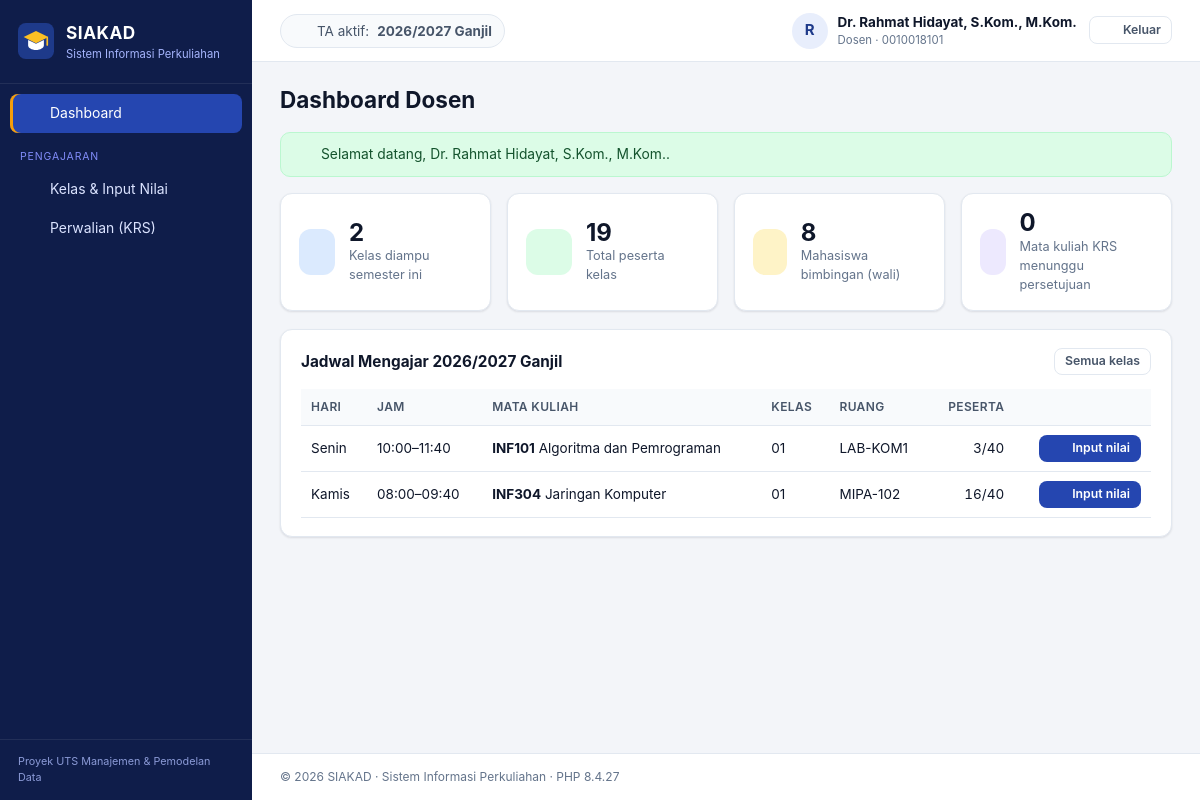
/index.php?page=dashboard (signed in), run on the app's committed database.
### tables this page shows
CREATE TABLE tahun_akademik (
  id_ta       INT UNSIGNED NOT NULL AUTO_INCREMENT,
  tahun       CHAR(9)      NOT NULL,               
  semester    ENUM('Ganjil','Genap') NOT NULL,
  is_aktif    TINYINT(1)   NOT NULL DEFAULT 0,
  created_at  TIMESTAMP    NOT NULL DEFAULT CURRENT_TIMESTAMP,
  PRIMARY KEY (id_ta),
  UNIQUE KEY uq_ta (tahun, semester)
);

CREATE TABLE kelas (
  id_kelas     INT UNSIGNED      NOT NULL AUTO_INCREMENT,
  id_mk        INT UNSIGNED      NOT NULL,
  id_ta        INT UNSIGNED      NOT NULL,
  id_dosen     INT UNSIGNED      NOT NULL,
  id_ruangan   INT UNSIGNED      NULL,
  nama_kelas   VARCHAR(5)        NOT NULL,           
  hari         ENUM('Senin','Selasa','Rabu','Kamis','Jumat','Sabtu') NOT NULL,
  jam_mulai    TIME              NOT NULL,
  jam_selesai  TIME              NOT NULL,
  kuota        SMALLINT UNSIGNED NOT NULL DEFAULT 40,
  created_at   TIMESTAMP         NOT NULL DEFAULT CURRENT_TIMESTAMP,
  PRIMARY KEY (id_kelas),
  UNIQUE KEY uq_kelas (id_mk, id_ta, nama_kelas),
  KEY idx_kelas_ta (id_ta),
  KEY idx_kelas_dosen (id_dosen),
  KEY idx_kelas_ruangan (id_ruangan),
  CONSTRAINT chk_kelas_jam CHECK (jam_selesai > jam_mulai),
  CONSTRAINT fk_kelas_mk FOREIGN KEY (id_mk)
    REFERENCES mata_kuliah (id_mk) ON UPDATE CASCADE ON DELETE RESTRICT,
  CONSTRAINT fk_kelas_ta FOREIGN KEY (id_ta)
    REFERENCES tahun_akademik (id_ta) ON UPDATE CASCADE ON DELETE RESTRICT,
  CONSTRAINT fk_kelas_dosen FOREIGN KEY (id_dosen)
    REFERENCES dosen (id_dosen) ON UPDATE CASCADE ON DELETE RESTRICT,
  CONSTRAINT fk_kelas_ruangan FOREIGN KEY (id_ruangan)
    REFERENCES ruangan (id_ruangan) ON UPDATE CASCADE ON DELETE SET NULL
);

CREATE TABLE mata_kuliah (
  id_mk           INT UNSIGNED     NOT NULL AUTO_INCREMENT,
  kode_mk         VARCHAR(10)      NOT NULL,
  nama_mk         VARCHAR(100)     NOT NULL,
  sks             TINYINT UNSIGNED NOT NULL,
  semester_paket  TINYINT UNSIGNED NOT NULL,
  jenis           ENUM('Wajib','Pilihan') NOT NULL DEFAULT 'Wajib',
  id_prodi        INT UNSIGNED     NOT NULL,
  created_at      TIMESTAMP        NOT NULL DEFAULT CURRENT_TIMESTAMP,
  PRIMARY KEY (id_mk),
  UNIQUE KEY uq_mk_kode (kode_mk),
  KEY idx_mk_prodi (id_prodi),
  CONSTRAINT chk_mk_sks      CHECK (sks BETWEEN 1 AND 6),
  CONSTRAINT chk_mk_semester CHECK (semester_paket BETWEEN 1 AND 8),
  CONSTRAINT fk_mk_prodi FOREIGN KEY (id_prodi)
    REFERENCES program_studi (id_prodi) ON UPDATE CASCADE ON DELETE RESTRICT
);

CREATE TABLE ruangan (
  id_ruangan    INT UNSIGNED      NOT NULL AUTO_INCREMENT,
  kode_ruangan  VARCHAR(15)       NOT NULL,
  nama_ruangan  VARCHAR(100)      NOT NULL,
  gedung        VARCHAR(100)      NULL,
  kapasitas     SMALLINT UNSIGNED NOT NULL DEFAULT 40,
  created_at    TIMESTAMP         NOT NULL DEFAULT CURRENT_TIMESTAMP,
  PRIMARY KEY (id_ruangan),
  UNIQUE KEY uq_ruangan_kode (kode_ruangan)
);

### app/views/dashboard/dosen.php (the view, shortened to what the rows shown need)
        <div class="stat-icon"><?= icon('clipboard', 22) ?></div>
<section class="card">
    <div class="card-head">
        <h2>Jadwal Mengajar <?= $ta ? e($ta['tahun'] . ' ' . $ta['semester']) : '' ?></h2>
        <a class="btn btn-sm btn-ghost" href="<?= e(url('dosen/kelas')) ?>">Semua kelas</a>
    </div>
    <div class="table-wrap">
        <table class="table">
            <thead><tr><th>Hari</th><th>Jam</th><th>Mata Kuliah</th><th>Kelas</th><th>Ruang</th><th class="num">Peserta</th><th></th></tr></thead>
            <tbody>
            <?php foreach ($kelas as $k): ?>
                <tr>
                    <td><?= e($k['hari']) ?></td>
                    <td><?= jam($k['jam_mulai']) ?>–<?= jam($k['jam_selesai']) ?></td>
                    <td><strong><?= e($k['kode_mk']) ?></strong> <?= e($k['nama_mk']) ?></td>
                    <td><?= e($k['nama_kelas']) ?></td>
                    <td><?= e($k['kode_ruangan'] ?? '-') ?></td>
                    <td class="num"><?= e($k['jumlah_peserta']) ?>/<?= e($k['kuota']) ?></td>
                    <td class="actions"><a class="btn btn-sm btn-primary" href="<?= e(url('dosen/kelas', ['action' => 'nilai', 'id' => $k['id_kelas']])) ?>"><?= icon('edit', 15) ?><span>Input nilai</span></a></td>
                </tr>
            <?php endforeach; ?>
            </tbody>
        </table>
    </div>
</section>

### app/core/helpers.php (shortened to what the rows shown need)
<?php
function config(?string $key = null): mixed
{
    static $config = null;
    $config ??= require BASE_PATH . '/config/config.php';
    return $key === null ? $config : ($config[$key] ?? null);
}
function e(mixed $value): string
{
    return htmlspecialchars((string) ($value ?? ''), ENT_QUOTES | ENT_SUBSTITUTE, 'UTF-8');
}
function base_url(string $path = ''): string
{
    $dir = rtrim(str_replace('\\', '/', dirname($_SERVER['SCRIPT_NAME'] ?? '/')), '/');
    return $dir . '/' . ltrim($path, '/');
}
function url(string $page, array $params = []): string
{
    $query = http_build_query(array_merge(['page' => $page], $params));
    return base_url('index.php') . '?' . $query;
}
function asset(string $path): string
{
    $file = BASE_PATH . '/assets/' . $path;
    $version = is_file($file) ? filemtime($file) : 1;
    return base_url('assets/' . $path) . '?v=' . $version;
}
function jam(?string $time): string
{
    return $time ? substr($time, 0, 5) : '-';
}
function icon(string $name, int $size = 18): string
{
    $p = $paths[$name] ?? $paths['grid'];
    return '<svg class="icon" width="' . $size . '" height="' . $size . '" viewBox="0 0 24 24" fill="none" stroke="currentColor" stroke-width="2" stroke-linecap="round" stroke-linejoin="round" aria-hidden="true">' . $p . '</svg>';
}

### app/views/layouts/main.php (shortened to what the rows shown need)
<?php
$user = Auth::user();
$role = $user['role'];
$taAktif = (new TahunAkademik())->aktif();
?>
<!doctype html>
<html lang="id">
<head>
    <link rel="stylesheet" href="<?= e(asset('css/style.css')) ?>">
</head>
<body class="role-<?= e($role) ?>">
<div class="app">
    <div class="main">
        <header class="topbar">
            <div class="topbar-ta">
                <?= icon('calendar', 16) ?>
                <?php if ($taAktif): ?>
                    TA aktif: <strong><?= e($taAktif['tahun']) ?> <?= e($taAktif['semester']) ?></strong>
                <?php else: ?>
                    Belum ada tahun akademik aktif
                <?php endif; ?>
            </div>
        </header>
        <main class="content">
            <div class="page-head">
                <h1><?= e($title ?? '') ?></h1>
            </div>
            <?= $content ?>
        </main>
    </div>
</div>
</body>
</html>

### data on the page
tahun_akademik: tahun "2026/2027", semester "Ganjil", tahun+semester "2026/2027 Ganjil"
kelas: hari "Senin", jam_mulai "10:00", jam_selesai "11:40", id_mk.kode_mk "INF101", id_mk.nama_mk "Algoritma dan Pemrograman", nama_kelas "01", id_ruangan.kode_ruangan "LAB-KOM1", jumlah_peserta "3", kuota "40", $size 15 (drawn)
kelas: hari "Kamis", jam_mulai "08:00", jam_selesai "09:40", id_mk.kode_mk "INF304", id_mk.nama_mk "Jaringan Komputer", nama_kelas "01", id_ruangan.kode_ruangan "MIPA-102", jumlah_peserta "16", kuota "40", $size 15 (drawn)

### other printed values
config('app_name') "SIAKAD"
config('app_subtitle') "Sistem Informasi Perkuliahan"
$item[0] "Dashboard"
$item[1] "PENGAJARAN"
$item[0] "Kelas & Input Nilai"
$item[0] "Perwalian (KRS)"
$user['nama'] "Dr. Rahmat Hidayat, S.Kom., M.Kom."
$roleLabel "Dosen"
$user['username'] "0010018101"
$title "Dashboard Dosen"
$msg "Selamat datang, Dr. Rahmat Hidayat, S.Kom., M.Kom.."
count($kelas) "2"
array_sum(array_column($kelas, 'jumlah_peserta')) "19"
count($bimbingan) "8"
$menunggu "0"
